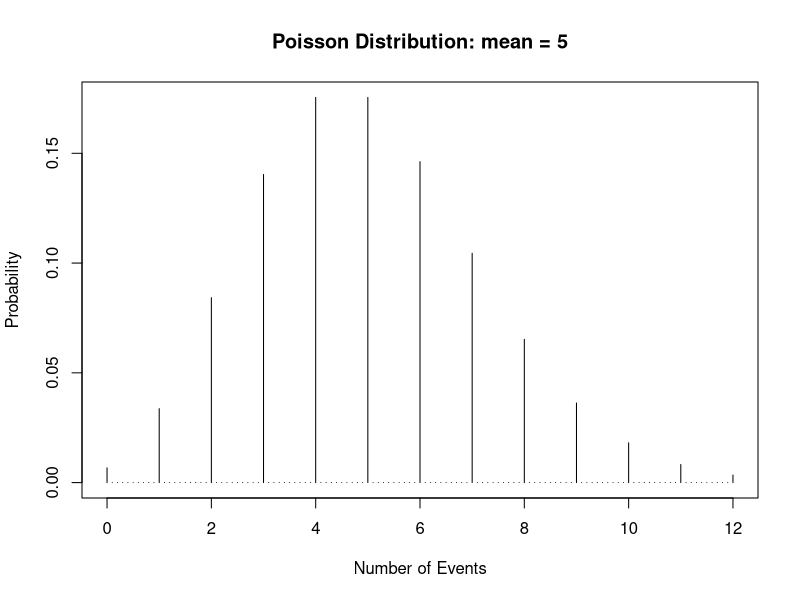
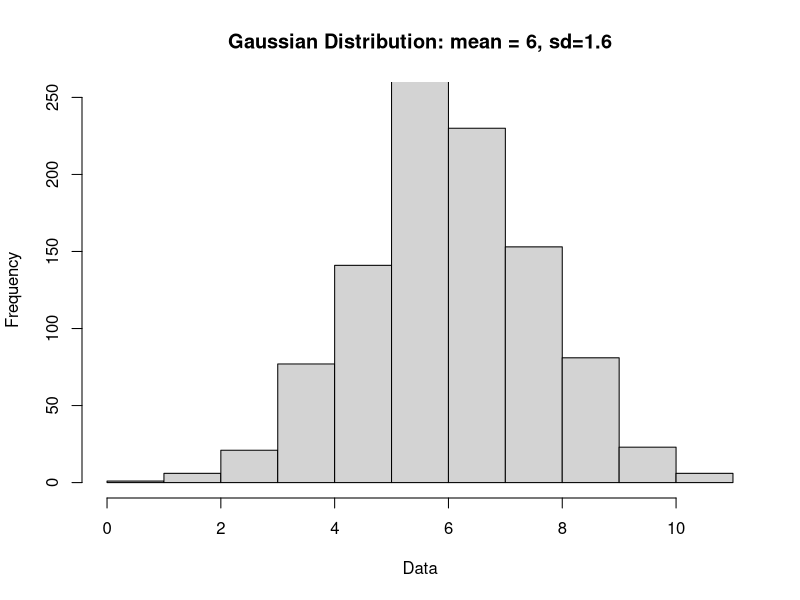

R code for these plots, in order: (Note: this script raises an error after producing the figures.)
# Question 5 Pract Assignment 1:

# a)  Plot a Poisson distribution with a mean 5 in the range 0 to 12. The title of the plot should
# be ”Poisson distribution : mean = 5”.


# Set the mean and range
mu <- 5

Z <- seq(0,12,0.1)
# Calculate the probabiliti density using dpois()
probs <- dpois(Z, lambda = mu)

plot(Z, probs,
     type='h',
     main='Poisson Distribution: mean = 5',
     ylab='Probability',
     xlab ='Number of Events')



# b) Generate 10000 points randomly drawn from a Gaussian distribution whose mean is 6.0
# and standard deviation is 1.6. Plot the histogram of these data points
mean=6
sd=1.6
X11()
data=rnorm(1000, mean=mean, sd=sd)
hist(data,
     main='Gaussian Distribution: mean = 6, sd=1.6',
     ylab='Frequency',
     xlab ='Data', ylim=c(0,250))

# # c) For this data, find the number of data points more than 2 standard deviations above the
# mean value and print this number
subdata1<- subset(data1, data1>((2*sd)+mean))
print(paste("Number of data points more than 2 standard deviation above mean value:", length(subdata1) ))
